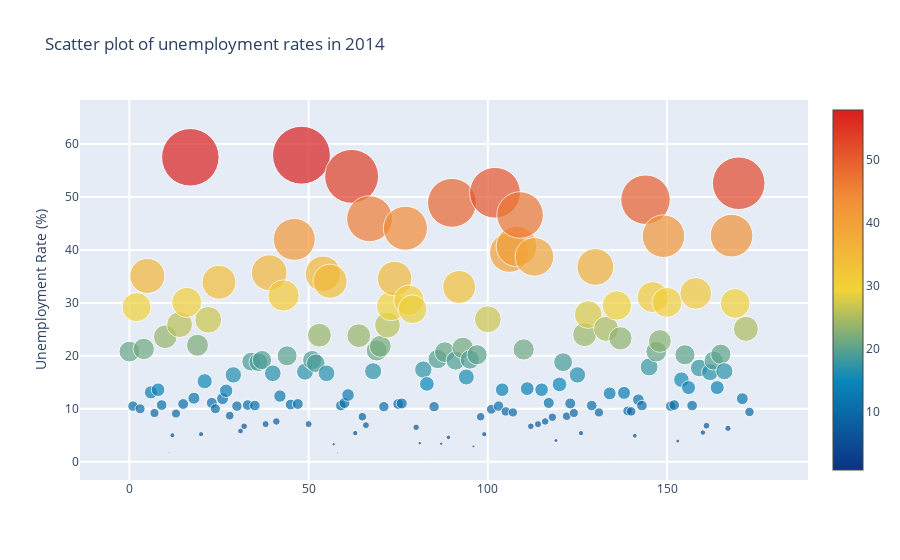

The notebook cell saved with this chart:
### Code cell
l4=[]
trace4= go.Scatter(
        y= df_country['2014'],
        mode= 'markers',
        name='Unemployment (%)',
        marker= dict(size= df_country['2014'].values,
                    line= dict(width=1),
                    color= df_country['2014'].values,
                    opacity= 0.7,
                    colorscale='Portland',
                    showscale=True),
        text= df_country['Country Name'].values) # The hover text goes here... 
l4.append(trace4);

layout= go.Layout(
    title= 'Scatter plot of unemployment rates in 2014',
    hovermode= 'closest',
    xaxis= dict(
#        title= 'Pop',
        ticklen= 5,
        zeroline= False,
        gridwidth= 2,
    ),
    yaxis=dict(
        title= 'Unemployment Rate (%)',
        ticklen= 5,
        gridwidth= 2,
    ),
    showlegend= False
)
fig= go.Figure(data=l4, layout=layout)
py.iplot(fig)

### Figure 1 — Plotly figure (JSON) as saved in the notebook; plotly's stock layout.template omitted (floating-point values rounded to 4 significant figures; data arrays with more than 128 entries replaced by an {"elided": "..."} marker saying what was removed)
{"data": [{"marker": {"color": {"elided": "174 float values"}, "colorscale": [[0, "rgb(12,51,131)"], [0.25, "rgb(10,136,186)"], [0.5, "rgb(242,211,56)"], [0.75, "rgb(242,143,56)"], [1, "rgb(217,30,30)"]], "line": {"width": 1}, "opacity": 0.7, "showscale": true, "size": {"elided": "174 float values"}}, "mode": "markers", "name": "Unemployment (%)", "text": {"elided": "174 str values"}, "type": "scatter", "y": {"elided": "174 float values"}}], "layout": {"hovermode": "closest", "showlegend": false, "title": {"text": "Scatter plot of unemployment rates in 2014"}, "xaxis": {"gridwidth": 2, "ticklen": 5, "zeroline": false}, "yaxis": {"gridwidth": 2, "ticklen": 5, "title": {"text": "Unemployment Rate (%)"}}}}
